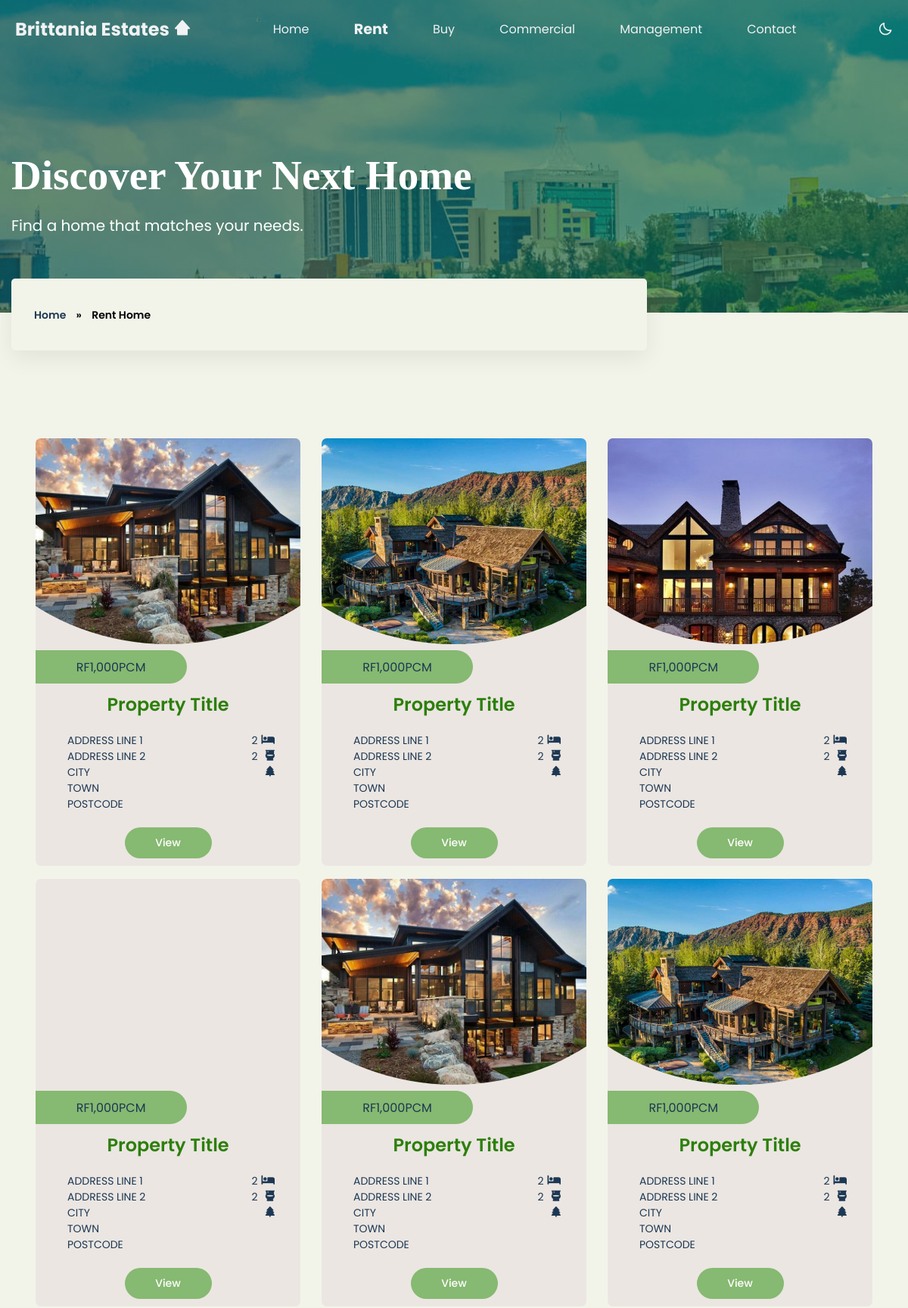
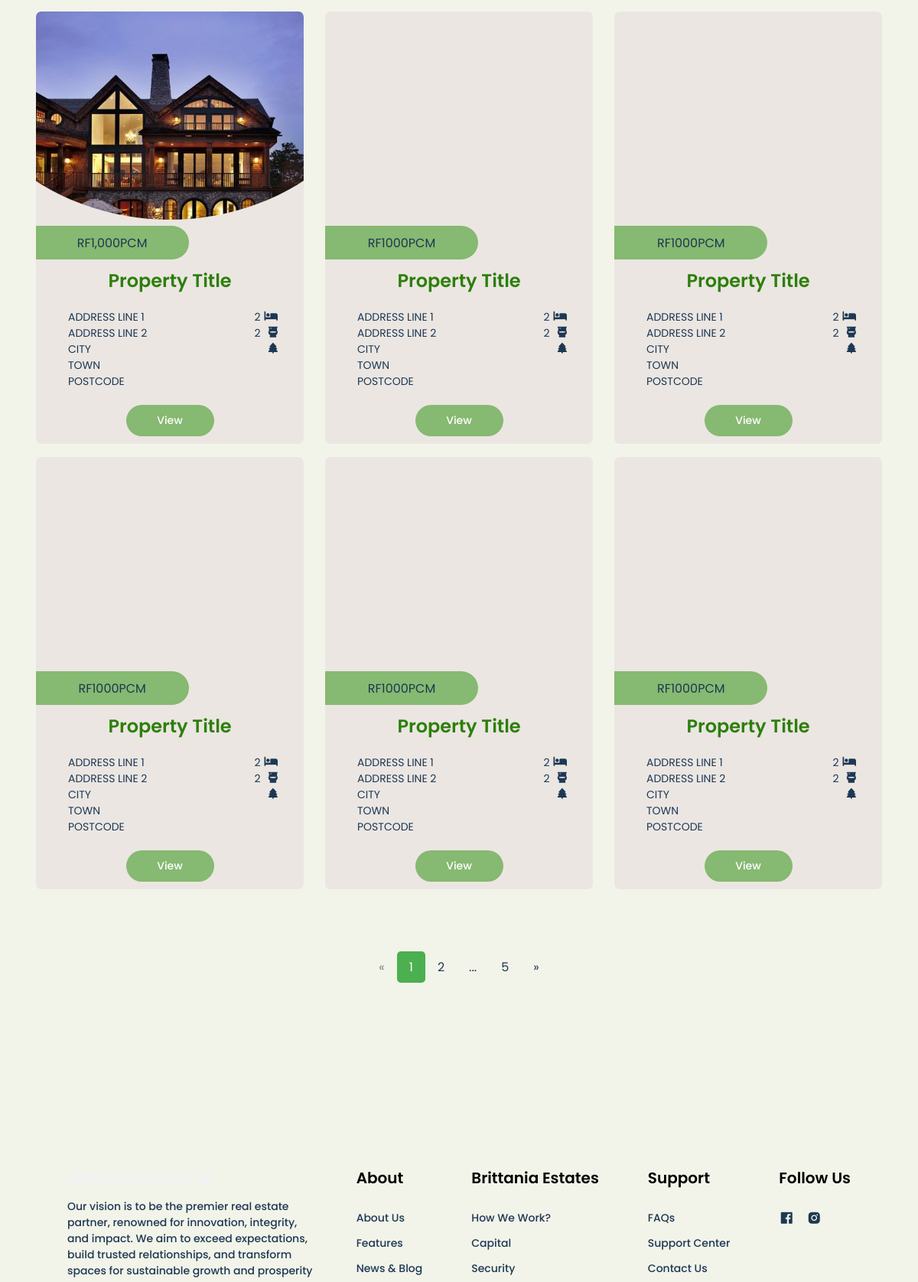
Page /main/rent.php (upper part) on the committed database (2 pictures, top to bottom).
### tables this page shows
CREATE TABLE `property` (
  `id` int NOT NULL,
  `title` varchar(30) NOT NULL,
  `description` longtext NOT NULL,
  `price` varchar(15) NOT NULL,
  `address_l1` varchar(30) NOT NULL,
  `address_l2` varchar(30) NOT NULL,
  `city` varchar(20) NOT NULL,
  `town` varchar(20) NOT NULL,
  `postcode` varchar(20) NOT NULL,
  `details` varchar(150) NOT NULL,
  `bedroom` int NOT NULL,
  `bathroom` int NOT NULL,
  `type` varchar(20) NOT NULL,
  `b_r_c` text NOT NULL,
  `available` varchar(30) NOT NULL,
  `keywords` varchar(100) NOT NULL,
  `image` text NOT NULL
);

### main/rent.php (the view, shortened to what this page needs)
<!DOCTYPE html>
    <html lang="en">
    <head>
        <link href='https://unpkg.com/boxicons@2.1.4/css/boxicons.min.css' rel='stylesheet'>
        <link rel="stylesheet" href="../assets/css/swiper-bundle.min.css">
        <link rel="stylesheet" href="../assets/css/stylesUC.css">
    </head>
    <body>
    <header class="header" id="header">
        <nav class="nav">
            <a href="index.php" class="nav__logo">
                Brittania Estates <i class="bx bxs-home-alt-2"></i>
            </a>
            <div class="nav__menu">
                <ul class="nav__list">
                    <li class="nav__item">
                        <a href="index.php" class="nav__link">
                            <span>Home</span>
                        </a>
                    </li>
                    <li class="nav__item">
                        <a href="rent.php" class="nav__link active">
                            <span>Rent</span>
                        </a>
                    </li>
                    <li class="nav__item">
                        <a href="buy.php" class="nav__link">
                            <span>Buy</span>
                        </a>
                    </li>
                    <li class="nav__item">
                        <a href="commercial.php" class="nav__link">
                            <span>Commercial</span>
                        </a>
                    </li>
                    <li class="nav__item">
                        <a href="management.php" class="nav__link">
                            <span>Management</span>
                        </a>
                    </li>
                    <li class="nav__item">
                        <a href="contact.php" class="nav__link">
                            <span>Contact</span>
                        </a>
                    </li>
                </ul>
            </div>
            <div class="hamburger-menu" id='hamburger-menu'>
                <i class='bx bx-moon change-theme' id="theme-button"></i>
            </div>
        </nav>
    </header>
        <main class="main">
            <section class="page_header">
                <div class="page_haeder_container">
                    <div class="row">
                        <div class="col-12">
                            <h1 class="page__title">
                                Discover Your Next Home
                            </h1>
                            <p class="page__description">
                                Find a home that matches your needs.
                            </p>
                        </div>
                    </div>
                    <ol class="breadcrumb">
                    <li><a href="index.php" rel="nofollow">Home</a></li><li></li><li> &nbsp;&nbsp;&nbsp;&nbsp;»&nbsp;&nbsp;&nbsp;&nbsp; </li><li>Rent Home</li>    </ol>
                </div>
            </section>
            <div class="card_view__container">
            <?php
                require 'db_connection.php';
                $results_per_page = 12;
                $page = isset($_GET['page']) && is_numeric($_GET['page']) ? $_GET['page'] : 1;
                $start = ($page - 1) * $results_per_page;
                $sql_count = "SELECT COUNT(*) as count FROM property WHERE b_r_c = 'Rent' AND available = 'A'";
                $total_records = $conn->query($sql_count)->fetch_row()[0];
                $total_pages = ceil($total_records / $results_per_page);
                $sql = "SELECT * FROM property WHERE b_r_c = 'Rent' AND available = 'A' LIMIT $start, $results_per_page";
                $result = $conn->query($sql);
                if ($result->num_rows > 0) {
                        echo "<div class='grid__container'>";
                    while ($row = $result->fetch_assoc()) {
                        echo "<article class='nft'>";
                        echo "<div class='popular__card  swiper-slide'>";
                        echo "<div class='card-hover__content'>";
                        echo "<h3 class='card-hover__title'>";
                        echo "<span>" . $row["title"] . "</span>";
                        echo "</h3>";
                        echo "<div class='popular__data'>";
                        echo "<div class='popular__container2'>";
                        echo "<div class='popular__description'>";
                        echo "ADDRESS LINE 1 <BR>";
                        echo "ADDRESS LINE 2 <BR>";
                        echo "CITY <BR>";
                        echo "TOWN <BR>";
                        echo "POSTCODE <BR>";
                        echo "</div>";
                        echo "<div class='popular__description2'>";
                        echo "<div class='popular__description2_item'><span>". $row["bedroom"] . "</span><i class='fa fa-bed' aria-hidden='true'></i></div>";
                        echo "<div class='popular__description2_item'><span>". $row["bathroom"] . "</span><i class='fa-solid fa-toilet'></i></div>";
                        $keywords = explode(',', $row['keywords']);
                        foreach ($keywords as $keyword) {
                            $keyword = trim($keyword);
                            if ($keyword == 'garden') {
                                echo "<div class='popular__description2_item'><span></span><i class='fa-solid fa-tree'></i></div>";
                            } elseif ($keyword == 'Pool') {
                                echo "<div class='popular__description2_item'><span></span><i class='fa-solid fa-person-swimming'></i></div>";
                            } elseif ($keyword == 'garage') {
                                echo "<div class='popular__description2_item'><span></span><i class='bx bxs-car-garage'></i></div>";
                            }
                        }
                        echo "</div>";
                        echo "</div>";
                        echo "</div>";
                        echo "<a href='property_details.php?id=" . $row["id"] . "' class='view_button'>View</a>";
                        echo "</div>";
                        echo "<div class='card-price'><span>RF </span>" . $row["price"] . "<span> PCM</span></div>";
                        echo "<img src='../"  . $row["image"] .  "' alt='' />";
                        echo "</div>";
                        echo "</article>";
                    }
                    echo "</div>";
                    echo "<div class='pagination'>";
                    if ($page > 1)
                        echo "<a href='rent.php?page=". $page-1 ."'>&laquo;</a>";
                    else
                        echo "<a class='disable' href='rent.php?page=". $page-1 ."'>&laquo;</a>";
                    echo "<a class='active' href='rent.php?page=". $page ."'>". $page ."</a>";
                    if ($page+1 < $total_pages+1) {echo "<a href='rent.php?page=". $page+1 ."'>". $page+1 ."</a>";}
                    if ($page < $total_pages-2) {
                        echo "<a>...</a>";
                        echo "<a href='rent.php?page=". $total_pages ."'>". $total_pages ."</a>";
                    }
                    if ($page < $total_pages)
                        echo "<a href='rent.php?page=". $page+1 ."'>&raquo;</a>";
                    else
                        echo "<a class='disable' href='rent.php?page=". $page+1 ."'>&raquo;</a>";
                } else {
                    echo "0 results";
                }
            ?></div>
        </main>
		<footer id="footer" class="footer section"></footer>
    </body>
</html>

### rows in the picture
property: title "Property Title", bedroom "2", bathroom "2", price "1,000", image (picture)
property: title "Property Title", bedroom "2", bathroom "2", price "1,000", image (picture)
property: title "Property Title", bedroom "2", bathroom "2", price "1,000", image (picture)
property: title "Property Title", bedroom "2", bathroom "2", price "1,000"
property: title "Property Title", bedroom "2", bathroom "2", price "1,000", image (picture)
property: title "Property Title", bedroom "2", bathroom "2", price "1,000", image (picture)
property: title "Property Title", bedroom "2", bathroom "2", price "1,000", image (picture)
property: title "Property Title", bedroom "2", bathroom "2", price "1000"
property: title "Property Title", bedroom "2", bathroom "2", price "1000"
property: title "Property Title", bedroom "2", bathroom "2", price "1000"
property: title "Property Title", bedroom "2", bathroom "2", price "1000"
property: title "Property Title", bedroom "2", bathroom "2", price "1000"

### other values in the picture
$page "1"
$page+1 "2"
$total_pages "5"
